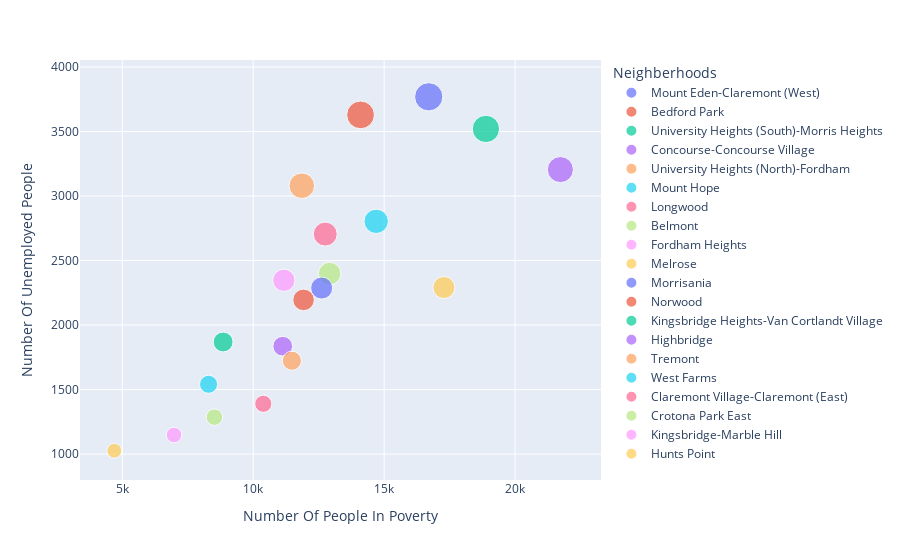

Notebook source saved alongside this figure:
### Code cell
df = px.data.iris()
fig = px.scatter(combined_selection2, x="Number_neighberhood_poverty", y="Number_unemployment", color="Geography_neighberhood_poverty",
                 size='Number_unemployment', hover_data=['Number_neighberhood_poverty'])
fig.update_layout(
    xaxis_title="Number Of People In Poverty",
    yaxis_title="Number Of Unemployed People",
    legend_title="Neighberhoods"
)
fig.show()

### Figure 1 — Plotly figure (JSON) as saved in the notebook; plotly's stock layout.template omitted (floating-point values rounded to 4 significant figures)
{"data": [{"hovertemplate": "Geography_neighberhood_poverty=Mount Eden-Claremont (West)<br>Number_neighberhood_poverty=%{x}<br>Number_unemployment=%{marker.size}<extra></extra>", "legendgroup": "Mount Eden-Claremont (West)", "marker": {"color": "#636efa", "size": [3769], "sizemode": "area", "sizeref": 9.422, "symbol": "circle"}, "mode": "markers", "name": "Mount Eden-Claremont (West)", "orientation": "v", "showlegend": true, "type": "scatter", "x": [16703], "xaxis": "x", "y": [3769], "yaxis": "y"}, {"hovertemplate": "Geography_neighberhood_poverty=Bedford Park<br>Number_neighberhood_poverty=%{x}<br>Number_unemployment=%{marker.size}<extra></extra>", "legendgroup": "Bedford Park", "marker": {"color": "#EF553B", "size": [3629], "sizemode": "area", "sizeref": 9.422, "symbol": "circle"}, "mode": "markers", "name": "Bedford Park", "orientation": "v", "showlegend": true, "type": "scatter", "x": [14100], "xaxis": "x", "y": [3629], "yaxis": "y"}, {"hovertemplate": "Geography_neighberhood_poverty=University Heights (South)-Morris Heights<br>Number_neighberhood_poverty=%{x}<br>Number_unemployment=%{marker.size}<extra></extra>", "legendgroup": "University Heights (South)-Morris Heights", "marker": {"color": "#00cc96", "size": [3520], "sizemode": "area", "sizeref": 9.422, "symbol": "circle"}, "mode": "markers", "name": "University Heights (South)-Morris Heights", "orientation": "v", "showlegend": true, "type": "scatter", "x": [18886], "xaxis": "x", "y": [3520], "yaxis": "y"}, {"hovertemplate": "Geography_neighberhood_poverty=Concourse-Concourse Village<br>Number_neighberhood_poverty=%{x}<br>Number_unemployment=%{marker.size}<extra></extra>", "legendgroup": "Concourse-Concourse Village", "marker": {"color": "#ab63fa", "size": [3205], "sizemode": "area", "sizeref": 9.422, "symbol": "circle"}, "mode": "markers", "name": "Concourse-Concourse Village", "orientation": "v", "showlegend": true, "type": "scatter", "x": [21730], "xaxis": "x", "y": [3205], "yaxis": "y"}, {"hovertemplate": "Geography_neighberhood_poverty=University Heights (North)-Fordham<br>Number_neighberhood_poverty=%{x}<br>Number_unemployment=%{marker.size}<extra></extra>", "legendgroup": "University Heights (North)-Fordham", "marker": {"color": "#FFA15A", "size": [3080], "sizemode": "area", "sizeref": 9.422, "symbol": "circle"}, "mode": "markers", "name": "University Heights (North)-Fordham", "orientation": "v", "showlegend": true, "type": "scatter", "x": [11856], "xaxis": "x", "y": [3080], "yaxis": "y"}, {"hovertemplate": "Geography_neighberhood_poverty=Mount Hope<br>Number_neighberhood_poverty=%{x}<br>Number_unemployment=%{marker.size}<extra></extra>", "legendgroup": "Mount Hope", "marker": {"color": "#19d3f3", "size": [2804], "sizemode": "area", "sizeref": 9.422, "symbol": "circle"}, "mode": "markers", "name": "Mount Hope", "orientation": "v", "showlegend": true, "type": "scatter", "x": [14696], "xaxis": "x", "y": [2804], "yaxis": "y"}, {"hovertemplate": "Geography_neighberhood_poverty=Longwood<br>Number_neighberhood_poverty=%{x}<br>Number_unemployment=%{marker.size}<extra></extra>", "legendgroup": "Longwood", "marker": {"color": "#FF6692", "size": [2705], "sizemode": "area", "sizeref": 9.422, "symbol": "circle"}, "mode": "markers", "name": "Longwood", "orientation": "v", "showlegend": true, "type": "scatter", "x": [12751], "xaxis": "x", "y": [2705], "yaxis": "y"}, {"hovertemplate": "Geography_neighberhood_poverty=Belmont<br>Number_neighberhood_poverty=%{x}<br>Number_unemployment=%{marker.size}<extra></extra>", "legendgroup": "Belmont", "marker": {"color": "#B6E880", "size": [2399], "sizemode": "area", "sizeref": 9.422, "symbol": "circle"}, "mode": "markers", "name": "Belmont", "orientation": "v", "showlegend": true, "type": "scatter", "x": [12919], "xaxis": "x", "y": [2399], "yaxis": "y"}, {"hovertemplate": "Geography_neighberhood_poverty=Fordham Heights<br>Number_neighberhood_poverty=%{x}<br>Number_unemployment=%{marker.size}<extra></extra>", "legendgroup": "Fordham Heights", "marker": {"color": "#FF97FF", "size": [2347], "sizemode": "area", "sizeref": 9.422, "symbol": "circle"}, "mode": "markers", "name": "Fordham Heights", "orientation": "v", "showlegend": true, "type": "scatter", "x": [11171], "xaxis": "x", "y": [2347], "yaxis": "y"}, {"hovertemplate": "Geography_neighberhood_poverty=Melrose<br>Number_neighberhood_poverty=%{x}<br>Number_unemployment=%{marker.size}<extra></extra>", "legendgroup": "Melrose", "marker": {"color": "#FECB52", "size": [2291], "sizemode": "area", "sizeref": 9.422, "symbol": "circle"}, "mode": "markers", "name": "Melrose", "orientation": "v", "showlegend": true, "type": "scatter", "x": [17284], "xaxis": "x", "y": [2291], "yaxis": "y"}, {"hovertemplate": "Geography_neighberhood_poverty=Morrisania<br>Number_neighberhood_poverty=%{x}<br>Number_unemployment=%{marker.size}<extra></extra>", "legendgroup": "Morrisania", "marker": {"color": "#636efa", "size": [2287], "sizemode": "area", "sizeref": 9.422, "symbol": "circle"}, "mode": "markers", "name": "Morrisania", "orientation": "v", "showlegend": true, "type": "scatter", "x": [12615], "xaxis": "x", "y": [2287], "yaxis": "y"}, {"hovertemplate": "Geography_neighberhood_poverty=Norwood<br>Number_neighberhood_poverty=%{x}<br>Number_unemployment=%{marker.size}<extra></extra>", "legendgroup": "Norwood", "marker": {"color": "#EF553B", "size": [2195], "sizemode": "area", "sizeref": 9.422, "symbol": "circle"}, "mode": "markers", "name": "Norwood", "orientation": "v", "showlegend": true, "type": "scatter", "x": [11923], "xaxis": "x", "y": [2195], "yaxis": "y"}, {"hovertemplate": "Geography_neighberhood_poverty=Kingsbridge Heights-Van Cortlandt Village<br>Number_neighberhood_poverty=%{x}<br>Number_unemployment=%{marker.size}<extra></extra>", "legendgroup": "Kingsbridge Heights-Van Cortlandt Village", "marker": {"color": "#00cc96", "size": [1869], "sizemode": "area", "sizeref": 9.422, "symbol": "circle"}, "mode": "markers", "name": "Kingsbridge Heights-Van Cortlandt Village", "orientation": "v", "showlegend": true, "type": "scatter", "x": [8852], "xaxis": "x", "y": [1869], "yaxis": "y"}, {"hovertemplate": "Geography_neighberhood_poverty=Highbridge<br>Number_neighberhood_poverty=%{x}<br>Number_unemployment=%{marker.size}<extra></extra>", "legendgroup": "Highbridge", "marker": {"color": "#ab63fa", "size": [1836], "sizemode": "area", "sizeref": 9.422, "symbol": "circle"}, "mode": "markers", "name": "Highbridge", "orientation": "v", "showlegend": true, "type": "scatter", "x": [11128], "xaxis": "x", "y": [1836], "yaxis": "y"}, {"hovertemplate": "Geography_neighberhood_poverty=Tremont<br>Number_neighberhood_poverty=%{x}<br>Number_unemployment=%{marker.size}<extra></extra>", "legendgroup": "Tremont", "marker": {"color": "#FFA15A", "size": [1724], "sizemode": "area", "sizeref": 9.422, "symbol": "circle"}, "mode": "markers", "name": "Tremont", "orientation": "v", "showlegend": true, "type": "scatter", "x": [11476], "xaxis": "x", "y": [1724], "yaxis": "y"}, {"hovertemplate": "Geography_neighberhood_poverty=West Farms<br>Number_neighberhood_poverty=%{x}<br>Number_unemployment=%{marker.size}<extra></extra>", "legendgroup": "West Farms", "marker": {"color": "#19d3f3", "size": [1541], "sizemode": "area", "sizeref": 9.422, "symbol": "circle"}, "mode": "markers", "name": "West Farms", "orientation": "v", "showlegend": true, "type": "scatter", "x": [8295], "xaxis": "x", "y": [1541], "yaxis": "y"}, {"hovertemplate": "Geography_neighberhood_poverty=Claremont Village-Claremont (East)<br>Number_neighberhood_poverty=%{x}<br>Number_unemployment=%{marker.size}<extra></extra>", "legendgroup": "Claremont Village-Claremont (East)", "marker": {"color": "#FF6692", "size": [1390], "sizemode": "area", "sizeref": 9.422, "symbol": "circle"}, "mode": "markers", "name": "Claremont Village-Claremont (East)", "orientation": "v", "showlegend": true, "type": "scatter", "x": [10386], "xaxis": "x", "y": [1390], "yaxis": "y"}, {"hovertemplate": "Geography_neighberhood_poverty=Crotona Park East<br>Number_neighberhood_poverty=%{x}<br>Number_unemployment=%{marker.size}<extra></extra>", "legendgroup": "Crotona Park East", "marker": {"color": "#B6E880", "size": [1286], "sizemode": "area", "sizeref": 9.422, "symbol": "circle"}, "mode": "markers", "name": "Crotona Park East", "orientation": "v", "showlegend": true, "type": "scatter", "x": [8519], "xaxis": "x", "y": [1286], "yaxis": "y"}, {"hovertemplate": "Geography_neighberhood_poverty=Kingsbridge-Marble Hill<br>Number_neighberhood_poverty=%{x}<br>Number_unemployment=%{marker.size}<extra></extra>", "legendgroup": "Kingsbridge-Marble Hill", "marker": {"color": "#FF97FF", "size": [1148], "sizemode": "area", "sizeref": 9.422, "symbol": "circle"}, "mode": "markers", "name": "Kingsbridge-Marble Hill", "orientation": "v", "showlegend": true, "type": "scatter", "x": [6977], "xaxis": "x", "y": [1148], "yaxis": "y"}, {"hovertemplate": "Geography_neighberhood_poverty=Hunts Point<br>Number_neighberhood_poverty=%{x}<br>Number_unemployment=%{marker.size}<extra></extra>", "legendgroup": "Hunts Point", "marker": {"color": "#FECB52", "size": [1026], "sizemode": "area", "sizeref": 9.422, "symbol": "circle"}, "mode": "markers", "name": "Hunts Point", "orientation": "v", "showlegend": true, "type": "scatter", "x": [4696], "xaxis": "x", "y": [1026], "yaxis": "y"}], "layout": {"legend": {"itemsizing": "constant", "title": {"text": "Neighberhoods"}, "tracegroupgap": 0}, "margin": {"t": 60}, "xaxis": {"anchor": "y", "domain": [0, 1], "title": {"text": "Number Of People In Poverty"}}, "yaxis": {"anchor": "x", "domain": [0, 1], "title": {"text": "Number Of Unemployed People"}}}}
